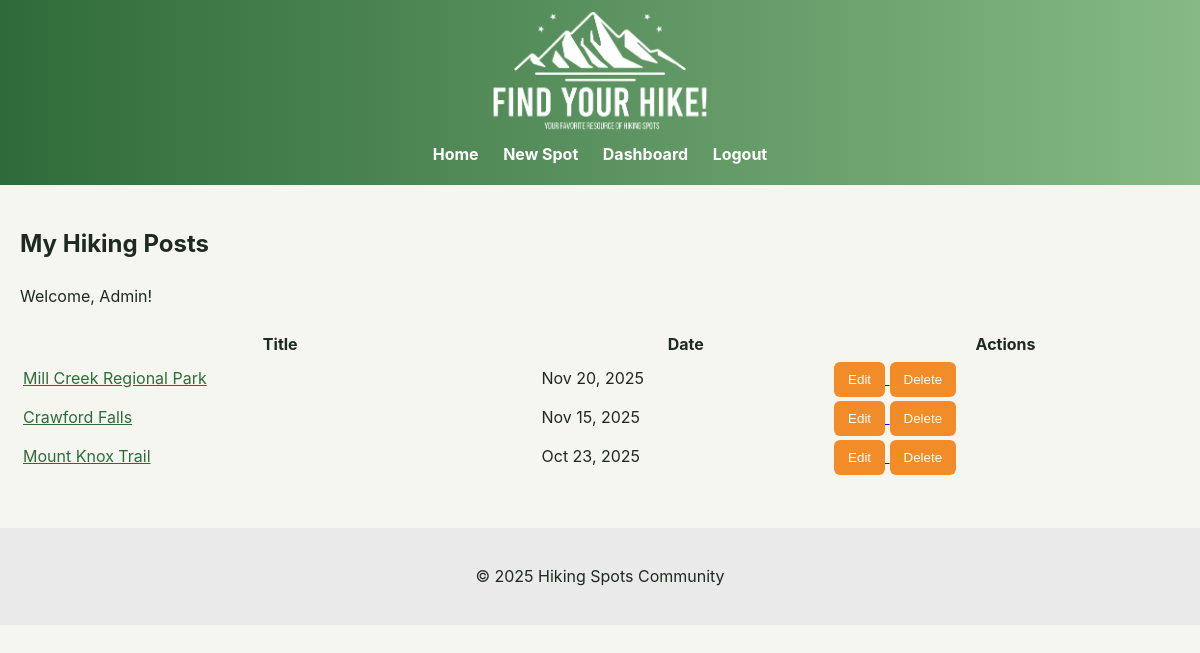
/dashboard.php (signed in), run on the app's committed database.
### tables this page shows
CREATE TABLE posts (
    id INT AUTO_INCREMENT PRIMARY KEY,
    user_id INT NOT NULL,
    title VARCHAR(255) NOT NULL,
    image VARCHAR(500),
    content TEXT NOT NULL,
    date DATE NOT NULL,
    created_at TIMESTAMP DEFAULT CURRENT_TIMESTAMP,
    FOREIGN KEY (user_id) REFERENCES users(id) ON DELETE CASCADE
);

### dashboard.php (the view, shortened to what this page needs)
<?php
$conn = getDBConnection();
$user_id = $_SESSION['user_id'];
$stmt = $conn->prepare("SELECT * FROM posts WHERE user_id = ? ORDER BY date DESC, created_at DESC");
$stmt->bind_param("i", $user_id);
$stmt->execute();
$user_posts_result = $stmt->get_result();
?>
<!DOCTYPE html>
<html lang="en">
<head>
  <link rel="stylesheet" href="style.css">
</head>
<body>
  <header class="header">
    <a href="index.php"><img class="logo" id="logo" src="logo.png" alt="Logo with mountains on it that spells 'Find Your Hike'"></a>
    <nav id="links">
      <a href="index.php">Home</a>
      <a href="new_article.php">New Spot</a>
      <a href="dashboard.php">Dashboard</a>
      <a href="logout.php">Logout</a>
    </nav>
  </header>
  <div style="padding: 20px;">
    <h2>My Hiking Posts</h2>
    <p>Welcome, <?php echo htmlspecialchars($_SESSION['username']); ?>!</p>
    <?php if ($user_posts_result->num_rows > 0): ?>
      <table style="width: 100%; margin-top: 20px;">
        <tr>
          <th>Title</th>
          <th>Date</th>
          <th>Actions</th>
        </tr>
        <?php while ($post = $user_posts_result->fetch_assoc()): ?>
          <tr>
            <td>
              <a href="article.php?id=<?php echo $post['id']; ?>" style="color: var(--green-dark);">
                <?php echo htmlspecialchars($post['title']); ?>
              </a>
            </td>
            <td><?php echo date('M d, Y', strtotime($post['date'])); ?></td>
            <td>
              <a href="edit_article.php?id=<?php echo $post['id']; ?>">
                <button class="edit-btn">Edit</button>
              </a>
              <a href="dashboard.php?delete=<?php echo $post['id']; ?>"
                 onclick="return confirm('Are you sure you want to delete this post?');">
                <button class="delete-btn">Delete</button>
              </a>
            </td>
          </tr>
        <?php endwhile; ?>
      </table>
    <?php else: ?>
      <p style="margin-top: 20px; color: #888;">You haven't posted any hiking spots yet.</p>
      <a href="new_article.php"><button style="margin-top: 10px;">Create Your First Post</button></a>
    <?php endif; ?>
  </div>
  <footer>
    <p>© 2025 Hiking Spots Community</p>
  </footer>
</body>
</html>

### style.css (style rules this page uses)
:root { --green-dark: #2F6B3A; --green-light: #86B984; --bg: #F6F6F1; --text: #1E2A1F; --accent: #F28C28; }
body { font-family: 'Inter', sans-serif; background: var(--bg); color: var(--text); margin: 0; padding: 0; line-height: 1.6; }
.header { background: linear-gradient(90deg, var(--green-dark), var(--green-light)); color: #fff; padding: 18px 24px; display: flex; flex-direction: column; justify-content: center; align-items: center; text-align: center; }
.header a { padding: 0; color: white; text-decoration: none; font-weight: bold; margin: 0 10px; }
#logo { width: 220px; height: auto; position: relative; bottom: 0.5rem; display: block; margin: 0 auto; }
button { background: var(--accent); color: white; border: none; padding: 10px 14px; border-radius: 6px; cursor: pointer; }
footer { text-align: center; padding: 20px; background: #eaeaea; margin-top: 30px; position: relative; }

### data on the page
posts: title "Mill Creek Regional Park", date "Nov 20, 2025"
posts: title "Crawford Falls", date "Nov 15, 2025"
posts: title "Mount Knox Trail", date "Oct 23, 2025"

### other printed values
$_SESSION['username'] "Admin"
